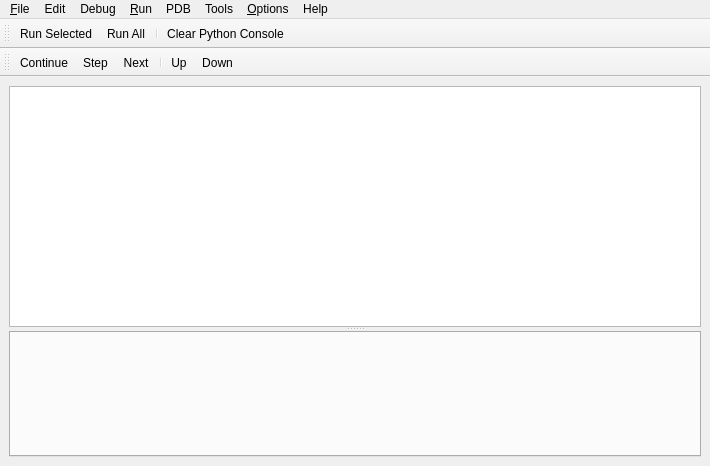
<?xml version="1.0" encoding="UTF-8"?>
<ui version="4.0">
 <class>PrEditorWindow</class>
 <widget class="QMainWindow" name="PrEditorWindow">
  <property name="geometry">
   <rect>
    <x>0</x>
    <y>0</y>
    <width>710</width>
    <height>466</height>
   </rect>
  </property>
  <property name="minimumSize">
   <size>
    <width>500</width>
    <height>300</height>
   </size>
  </property>
  <property name="windowTitle">
   <string>PrEditor</string>
  </property>
  <widget class="QWidget" name="centralwidget">
   <layout class="QVBoxLayout" name="verticalLayout">
    <item>
     <widget class="QSplitter" name="uiSplitterSPLIT">
      <property name="orientation">
       <enum>Qt::Vertical</enum>
      </property>
      <widget class="ConsoleEdit" name="uiConsoleTXT">
       <property name="minimumSize">
        <size>
         <width>0</width>
         <height>100</height>
        </size>
       </property>
      </widget>
      <widget class="QStackedWidget" name="uiWorkboxSTACK">
       <property name="currentIndex">
        <number>0</number>
       </property>
       <widget class="QWidget" name="Workbox">
        <layout class="QVBoxLayout" name="verticalLayout_2">
         <property name="leftMargin">
          <number>0</number>
         </property>
         <property name="topMargin">
          <number>0</number>
         </property>
         <property name="rightMargin">
          <number>0</number>
         </property>
         <property name="bottomMargin">
          <number>0</number>
         </property>
         <item>
          <widget class="NewTabWidget" name="uiWorkboxTAB">
           <property name="minimumSize">
            <size>
             <width>0</width>
             <height>100</height>
            </size>
           </property>
          </widget>
         </item>
        </layout>
       </widget>
       <widget class="QWidget" name="PDB">
        <layout class="QVBoxLayout" name="verticalLayout_3">
         <property name="leftMargin">
          <number>0</number>
         </property>
         <property name="topMargin">
          <number>0</number>
         </property>
         <property name="rightMargin">
          <number>0</number>
         </property>
         <property name="bottomMargin">
          <number>0</number>
         </property>
         <item>
          <widget class="QTabWidget" name="uiPdbTAB">
           <property name="currentIndex">
            <number>-1</number>
           </property>
          </widget>
         </item>
        </layout>
       </widget>
      </widget>
     </widget>
    </item>
   </layout>
  </widget>
  <widget class="QMenuBar" name="uiMenuBar">
   <property name="geometry">
    <rect>
     <x>0</x>
     <y>0</y>
     <width>710</width>
     <height>22</height>
    </rect>
   </property>
   <widget class="QMenu" name="uiDebugMENU">
    <property name="title">
     <string>Debug</string>
    </property>
    <addaction name="separator"/>
    <addaction name="uiResetWarningFiltersACT"/>
    <addaction name="separator"/>
    <addaction name="uiLogToFileACT"/>
    <addaction name="uiLogToFileClearACT"/>
   </widget>
   <widget class="QMenu" name="uiScriptingMENU">
    <property name="title">
     <string comment="File Menu">&amp;File</string>
    </property>
    <addaction name="uiNewWorkboxACT"/>
    <addaction name="uiCloseWorkboxACT"/>
    <addaction name="separator"/>
    <addaction name="uiSaveConsoleSettingsACT"/>
    <addaction name="uiCloseLoggerACT"/>
   </widget>
   <widget class="QMenu" name="uiHelpMENU">
    <property name="title">
     <string>Help</string>
    </property>
    <addaction name="uiBrowsePreferencesACT"/>
    <addaction name="uiEnvironmentVarsACT"/>
    <addaction name="separator"/>
    <addaction name="uiAboutBlurdevACT"/>
   </widget>
   <widget class="QMenu" name="menu_Run">
    <property name="title">
     <string>&amp;Run</string>
    </property>
    <addaction name="uiRunSelectedACT"/>
    <addaction name="uiRunAllACT"/>
    <addaction name="uiPdbModeACT"/>
    <addaction name="separator"/>
    <addaction name="uiClearBeforeRunningACT"/>
    <addaction name="uiClearToLastPromptACT"/>
   </widget>
   <widget class="QMenu" name="uiPdbMENU">
    <property name="title">
     <string>PDB</string>
    </property>
    <addaction name="uiPdbContinueACT"/>
    <addaction name="uiPdbStepACT"/>
    <addaction name="uiPdbNextACT"/>
    <addaction name="separator"/>
    <addaction name="uiPdbUpACT"/>
    <addaction name="uiPdbDownACT"/>
   </widget>
   <widget class="QMenu" name="uiFileMENU">
    <property name="title">
     <string>&amp;Options</string>
    </property>
    <widget class="QMenu" name="uiStyleMENU">
     <property name="title">
      <string>Style</string>
     </property>
    </widget>
    <widget class="QMenu" name="uiCompleterModeMENU">
     <property name="toolTip">
      <string/>
     </property>
     <property name="title">
      <string>Auto-Complete Mode</string>
     </property>
     <addaction name="separator"/>
    </widget>
    <widget class="QMenu" name="uiFont_MENU">
     <property name="title">
      <string>Font</string>
     </property>
     <widget class="QMenu" name="uiMonospaceFontMENU">
      <property name="title">
       <string>Monospace</string>
      </property>
      <addaction name="uiFontMENU"/>
     </widget>
     <widget class="QMenu" name="uiProportionalFontMENU">
      <property name="title">
       <string>Proportional</string>
      </property>
      <addaction name="actionPlaceHolderProportionalFont"/>
     </widget>
     <addaction name="uiMonospaceFontMENU"/>
     <addaction name="uiProportionalFontMENU"/>
    </widget>
    <addaction name="uiAutoCompleteEnabledACT"/>
    <addaction name="uiSpellCheckEnabledACT"/>
    <addaction name="uiAutoCompleteCaseSensitiveACT"/>
    <addaction name="uiCompleterModeMENU"/>
    <addaction name="separator"/>
    <addaction name="uiClearLogACT"/>
    <addaction name="uiClearLogOnRefreshACT"/>
    <addaction name="separator"/>
    <addaction name="uiFont_MENU"/>
    <addaction name="uiStyleMENU"/>
    <addaction name="separator"/>
    <addaction name="uiIndentationsTabsACT"/>
    <addaction name="uiCopyTabsToSpacesACT"/>
    <addaction name="uiWordWrapACT"/>
    <addaction name="uiEditorVerticalACT"/>
    <addaction name="uiAutoPromptACT"/>
    <addaction name="uiLinesInNewWorkboxACT"/>
    <addaction name="uiAutoSaveSettingssACT"/>
    <addaction name="separator"/>
    <addaction name="uiSetFlashWindowIntervalACT"/>
    <addaction name="separator"/>
    <addaction name="uiErrorHyperlinksACT"/>
    <addaction name="uiSetPreferredTextEditorPathACT"/>
   </widget>
   <widget class="QMenu" name="menuTools">
    <property name="title">
     <string>Tools</string>
    </property>
    <addaction name="uiGetPrevCmdACT"/>
    <addaction name="uiGetNextCmdACT"/>
   </widget>
   <widget class="QMenu" name="menuEdit">
    <property name="title">
     <string>Edit</string>
    </property>
    <addaction name="uiCommentToggleACT"/>
    <addaction name="separator"/>
    <addaction name="uiFocusToConsoleACT"/>
    <addaction name="uiCopyToConsoleACT"/>
    <addaction name="uiFocusToWorkboxACT"/>
    <addaction name="uiCopyToWorkboxACT"/>
    <addaction name="separator"/>
    <addaction name="uiNextTabACT"/>
    <addaction name="uiPrevTabACT"/>
    <addaction name="separator"/>
    <addaction name="uiTab1ACT"/>
    <addaction name="uiTab2ACT"/>
    <addaction name="uiTab3ACT"/>
    <addaction name="uiTab4ACT"/>
    <addaction name="uiTab5ACT"/>
    <addaction name="uiTab6ACT"/>
    <addaction name="uiTab7ACT"/>
    <addaction name="uiTab8ACT"/>
    <addaction name="uiTabLastACT"/>
   </widget>
   <addaction name="uiScriptingMENU"/>
   <addaction name="menuEdit"/>
   <addaction name="uiDebugMENU"/>
   <addaction name="menu_Run"/>
   <addaction name="uiPdbMENU"/>
   <addaction name="menuTools"/>
   <addaction name="uiFileMENU"/>
   <addaction name="uiHelpMENU"/>
  </widget>
  <widget class="QToolBar" name="uiConsoleTOOLBAR">
   <property name="windowTitle">
    <string>Console Toolbar</string>
   </property>
   <attribute name="toolBarArea">
    <enum>TopToolBarArea</enum>
   </attribute>
   <attribute name="toolBarBreak">
    <bool>false</bool>
   </attribute>
   <addaction name="uiRunSelectedACT"/>
   <addaction name="uiRunAllACT"/>
   <addaction name="separator"/>
   <addaction name="uiClearLogACT"/>
  </widget>
  <widget class="QToolBar" name="uiPdbTOOLBAR">
   <property name="windowTitle">
    <string>PDB</string>
   </property>
   <attribute name="toolBarArea">
    <enum>TopToolBarArea</enum>
   </attribute>
   <attribute name="toolBarBreak">
    <bool>true</bool>
   </attribute>
   <addaction name="uiPdbContinueACT"/>
   <addaction name="uiPdbStepACT"/>
   <addaction name="uiPdbNextACT"/>
   <addaction name="separator"/>
   <addaction name="uiPdbUpACT"/>
   <addaction name="uiPdbDownACT"/>
  </widget>
  <action name="uiSaveLogACT">
   <property name="text">
    <string>&amp;Save Log...</string>
   </property>
  </action>
  <action name="uiNoDebugACT">
   <property name="checkable">
    <bool>true</bool>
   </property>
   <property name="text">
    <string>&amp;Disabled</string>
   </property>
  </action>
  <action name="uiDebugLowACT">
   <property name="checkable">
    <bool>true</bool>
   </property>
   <property name="text">
    <string>&amp;Low Level</string>
   </property>
  </action>
  <action name="uiDebugMidACT">
   <property name="checkable">
    <bool>true</bool>
   </property>
   <property name="text">
    <string>&amp;Mid Level</string>
   </property>
  </action>
  <action name="uiDebugHighACT">
   <property name="checkable">
    <bool>true</bool>
   </property>
   <property name="text">
    <string>&amp;High Level</string>
   </property>
  </action>
  <action name="uiClearLogACT">
   <property name="text">
    <string>&amp;Clear Python Console</string>
   </property>
   <property name="toolTip">
    <string>Clears the top section of PrEditor. This does not clear the workbox.</string>
   </property>
   <property name="shortcut">
    <string>Ctrl+Alt+Shift+D</string>
   </property>
  </action>
  <action name="uiAutoCompleteEnabledACT">
   <property name="checkable">
    <bool>true</bool>
   </property>
   <property name="checked">
    <bool>true</bool>
   </property>
   <property name="text">
    <string>Use &amp;Auto-Complete</string>
   </property>
  </action>
  <action name="uiRunLineACT">
   <property name="text">
    <string>Run Line...</string>
   </property>
   <property name="shortcut">
    <string>Enter</string>
   </property>
  </action>
  <action name="uiRunAllACT">
   <property name="text">
    <string>Run All...</string>
   </property>
   <property name="toolTip">
    <string>Run all workbox code</string>
   </property>
   <property name="shortcut">
    <string>Ctrl+Return</string>
   </property>
  </action>
  <action name="uiClearWorkspaceACT">
   <property name="text">
    <string>Clear Workspace...</string>
   </property>
  </action>
  <action name="uiRunSelectedACT">
   <property name="text">
    <string>Run Selected...</string>
   </property>
   <property name="toolTip">
    <string>Run selected workbox code</string>
   </property>
   <property name="shortcut">
    <string>Shift+Return</string>
   </property>
  </action>
  <action name="uiIndentationsTabsACT">
   <property name="checkable">
    <bool>true</bool>
   </property>
   <property name="text">
    <string>Indentations use tabs</string>
   </property>
  </action>
  <action name="uiWordWrapACT">
   <property name="checkable">
    <bool>true</bool>
   </property>
   <property name="text">
    <string>Enable Console Word Wrap</string>
   </property>
   <property name="toolTip">
    <string>Enable word wrap in the python output console</string>
   </property>
  </action>
  <action name="uiSaveConsoleSettingsACT">
   <property name="text">
    <string>Save Console Settings</string>
   </property>
   <property name="toolTip">
    <string>Save Console Settings and all Workbox code</string>
   </property>
   <property name="shortcut">
    <string>Ctrl+S</string>
   </property>
  </action>
  <action name="uiClearBeforeRunningACT">
   <property name="checkable">
    <bool>true</bool>
   </property>
   <property name="text">
    <string>Clear before running workbox code</string>
   </property>
   <property name="toolTip">
    <string>Clear console log before running workbox code.</string>
   </property>
  </action>
  <action name="uiCloseLoggerACT">
   <property name="text">
    <string>Close</string>
   </property>
   <property name="toolTip">
    <string>Close</string>
   </property>
   <property name="shortcut">
    <string>Ctrl+Q</string>
   </property>
  </action>
  <action name="uiEditorVerticalACT">
   <property name="checkable">
    <bool>true</bool>
   </property>
   <property name="text">
    <string>Editor Vertical</string>
   </property>
   <property name="toolTip">
    <string>Editor Vertical</string>
   </property>
  </action>
  <action name="uiClearLogOnRefreshACT">
   <property name="checkable">
    <bool>true</bool>
   </property>
   <property name="text">
    <string>Clear Log on Environment Refresh</string>
   </property>
  </action>
  <action name="uiPdbModeACT">
   <property name="checkable">
    <bool>true</bool>
   </property>
   <property name="enabled">
    <bool>false</bool>
   </property>
   <property name="text">
    <string>Pdb Mode</string>
   </property>
   <property name="toolTip">
    <string>If pdb is not running in the parent process pdb mode will not acomplish much.</string>
   </property>
   <property name="shortcut">
    <string>Ctrl+`</string>
   </property>
  </action>
  <action name="uiClearToLastPromptACT">
   <property name="text">
    <string>Clear to Last Prompt</string>
   </property>
   <property name="toolTip">
    <string>Clear console  to the last prompt</string>
   </property>
   <property name="shortcut">
    <string>Ctrl+Shift+Backspace</string>
   </property>
  </action>
  <action name="uiPdbContinueACT">
   <property name="text">
    <string>Continue</string>
   </property>
   <property name="toolTip">
    <string>Continue</string>
   </property>
   <property name="shortcut">
    <string>Alt+C</string>
   </property>
  </action>
  <action name="uiPdbStepACT">
   <property name="text">
    <string>Step</string>
   </property>
   <property name="shortcut">
    <string>Alt+S</string>
   </property>
  </action>
  <action name="uiPdbNextACT">
   <property name="text">
    <string>Next</string>
   </property>
   <property name="shortcut">
    <string>Alt+N</string>
   </property>
  </action>
  <action name="uiPdbUpACT">
   <property name="text">
    <string>Up</string>
   </property>
   <property name="shortcut">
    <string>Alt+U</string>
   </property>
  </action>
  <action name="uiPdbDownACT">
   <property name="text">
    <string>Down</string>
   </property>
   <property name="shortcut">
    <string>Alt+D</string>
   </property>
  </action>
  <action name="uiCopyTabsToSpacesACT">
   <property name="checkable">
    <bool>true</bool>
   </property>
   <property name="text">
    <string>Convert Tabs to Spaces on Copy</string>
   </property>
  </action>
  <action name="uiResetWarningFiltersACT">
   <property name="text">
    <string>Reset Warning Filters</string>
   </property>
   <property name="toolTip">
    <string>Clears all warning filters so you see all warnings.</string>
   </property>
  </action>
  <action name="uiAboutBlurdevACT">
   <property name="text">
    <string>About blurdev</string>
   </property>
  </action>
  <action name="uiEnvironmentVarsACT">
   <property name="text">
    <string>Environment Variables...</string>
   </property>
  </action>
  <action name="uiSetFlashWindowIntervalACT">
   <property name="text">
    <string>Set flash window interval...</string>
   </property>
   <property name="toolTip">
    <string>If executing code takes longer than this many seconds, flash the main window of the application.</string>
   </property>
  </action>
  <action name="uiSpellCheckEnabledACT">
   <property name="checkable">
    <bool>true</bool>
   </property>
   <property name="text">
    <string>Use Spell-Check</string>
   </property>
  </action>
  <action name="uiLogToFileACT">
   <property name="text">
    <string>Log Output to File</string>
   </property>
   <property name="toolTip">
    <string>Log Output to a log File</string>
   </property>
  </action>
  <action name="actionSone">
   <property name="text">
    <string>None</string>
   </property>
  </action>
  <action name="uiTreegruntShortcutACT">
   <property name="text">
    <string>Treegrunt</string>
   </property>
  </action>
  <action name="uiPythonLoggerShortcutACT">
   <property name="text">
    <string>PrEditor</string>
   </property>
  </action>
  <action name="uiBlurIdeShortcutACT">
   <property name="text">
    <string>Blur IDE</string>
   </property>
  </action>
  <action name="uiLogToFileClearACT">
   <property name="text">
    <string>Clear Output File</string>
   </property>
  </action>
  <action name="uiBrowsePreferencesACT">
   <property name="text">
    <string>Browse Preferences</string>
   </property>
   <property name="toolTip">
    <string>Browse Preferences</string>
   </property>
  </action>
  <action name="uiAutoCompleteCaseSensitiveACT">
   <property name="checkable">
    <bool>true</bool>
   </property>
   <property name="text">
    <string>Auto-Complete - Case Sensitive</string>
   </property>
   <property name="toolTip">
    <string>Choose auto-completion case-sensitivity</string>
   </property>
   <property name="shortcut">
    <string>Ctrl+I</string>
   </property>
  </action>
  <action name="uiStartsWithModeACT">
   <property name="checkable">
    <bool>true</bool>
   </property>
   <property name="text">
    <string>StartsWith</string>
   </property>
  </action>
  <action name="uiOuterFuzzyModeACT">
   <property name="checkable">
    <bool>true</bool>
   </property>
   <property name="text">
    <string>OuterFuzzy</string>
   </property>
  </action>
  <action name="uiFullFuzzyModeACT">
   <property name="checkable">
    <bool>true</bool>
   </property>
   <property name="text">
    <string>FullFuzzy</string>
   </property>
  </action>
  <action name="uiFontMENU">
   <property name="text">
    <string>PlaceHolderMonospaceFont</string>
   </property>
  </action>
  <action name="actionPlaceHolderProportionalFont">
   <property name="text">
    <string>PlaceHolderProportionalFont</string>
   </property>
  </action>
  <action name="uiCycleCompleterModeACT">
   <property name="text">
    <string>Cycle Completer Modes</string>
   </property>
   <property name="shortcut">
    <string>Ctrl+M</string>
   </property>
  </action>
  <action name="uiAutoSaveSettingssACT">
   <property name="checkable">
    <bool>true</bool>
   </property>
   <property name="checked">
    <bool>true</bool>
   </property>
   <property name="text">
    <string>Auto-Save Console Settings</string>
   </property>
   <property name="toolTip">
    <string>Auto-Save Console Settings and Workbox code.
Useful if often using multiple DCC instances simultaneously.
Must manually save instead.</string>
   </property>
  </action>
  <action name="uiNewWorkboxACT">
   <property name="text">
    <string>New Workbox</string>
   </property>
   <property name="toolTip">
    <string>Create a new workbox</string>
   </property>
  </action>
  <action name="uiCloseWorkboxACT">
   <property name="text">
    <string>Close Workbox</string>
   </property>
   <property name="toolTip">
    <string>Close the current workbox</string>
   </property>
  </action>
  <action name="uiGetPrevCmdACT">
   <property name="text">
    <string>Get Previous Command</string>
   </property>
   <property name="toolTip">
    <string>Get Previous Command (like in a  command prompt)</string>
   </property>
  </action>
  <action name="uiGetNextCmdACT">
   <property name="text">
    <string>Get Next Command</string>
   </property>
   <property name="toolTip">
    <string>Get Next Command (like in a  command prompt)</string>
   </property>
  </action>
  <action name="uiFocusToConsoleACT">
   <property name="text">
    <string>Focus to Console</string>
   </property>
   <property name="toolTip">
    <string>Set focus to the console</string>
   </property>
  </action>
  <action name="uiCopyToConsoleACT">
   <property name="text">
    <string>Focus and Copy to Console</string>
   </property>
   <property name="toolTip">
    <string>Set focus to the console and copy/paste selection or line</string>
   </property>
  </action>
  <action name="uiFocusToWorkboxACT">
   <property name="text">
    <string>Focus to Workbox</string>
   </property>
   <property name="toolTip">
    <string>Set focus to the current workbox</string>
   </property>
  </action>
  <action name="uiCopyToWorkboxACT">
   <property name="text">
    <string>Focus and Copy to Workbox</string>
   </property>
   <property name="toolTip">
    <string>Set focus to the current workbox and copy/paste selection or line</string>
   </property>
  </action>
  <action name="uiNextTabACT">
   <property name="text">
    <string>Focus to Next Tab</string>
   </property>
   <property name="toolTip">
    <string>Set focus to the next  workbox tab</string>
   </property>
  </action>
  <action name="uiPrevTabACT">
   <property name="text">
    <string>Focus to Previous Tab</string>
   </property>
   <property name="toolTip">
    <string>Set focus to the previous  workbox tab</string>
   </property>
  </action>
  <action name="uiAutoPromptACT">
   <property name="checkable">
    <bool>true</bool>
   </property>
   <property name="text">
    <string>Auto-prompt</string>
   </property>
  </action>
  <action name="uiLinesInNewWorkboxACT">
   <property name="checkable">
    <bool>true</bool>
   </property>
   <property name="text">
    <string>Add lines to new workbox</string>
   </property>
  </action>
  <action name="uiSetPreferredTextEditorPathACT">
   <property name="text">
    <string>Set Preferred Text Editor Path</string>
   </property>
  </action>
  <action name="uiErrorHyperlinksACT">
   <property name="checkable">
    <bool>true</bool>
   </property>
   <property name="text">
    <string>Error Hyperlinks</string>
   </property>
   <property name="toolTip">
    <string>Show Error Hyperlinks, which can be clicked to open the indicated module
at the indicated line in the specified text editor.
</string>
   </property>
  </action>
  <action name="uiTab1ACT">
   <property name="text">
    <string>Focus to Tab 1</string>
   </property>
  </action>
  <action name="uiTab2ACT">
   <property name="text">
    <string>Focus to Tab 2</string>
   </property>
  </action>
  <action name="uiTab3ACT">
   <property name="text">
    <string>Focus to Tab 3</string>
   </property>
  </action>
  <action name="uiTab4ACT">
   <property name="text">
    <string>Focus to Tab 4</string>
   </property>
  </action>
  <action name="uiTab5ACT">
   <property name="text">
    <string>Focus to Tab 5</string>
   </property>
  </action>
  <action name="uiTab6ACT">
   <property name="text">
    <string>Focus to Tab 6</string>
   </property>
  </action>
  <action name="uiTab7ACT">
   <property name="text">
    <string>Focus to Tab 7</string>
   </property>
  </action>
  <action name="uiTab8ACT">
   <property name="text">
    <string>Focus to Tab 8</string>
   </property>
  </action>
  <action name="uiTabLastACT">
   <property name="text">
    <string>Focus to Last Tab</string>
   </property>
  </action>
  <action name="uiSelectCurrentLineACT">
   <property name="text">
    <string>Select Current Line</string>
   </property>
  </action>
  <action name="uiTab0ACT">
   <property name="text">
    <string>Focus to Tab 0</string>
   </property>
   <property name="iconText">
    <string>Focus to Tab 0</string>
   </property>
   <property name="toolTip">
    <string>Focus to Tab 0</string>
   </property>
  </action>
  <action name="uiCommentToggleACT">
   <property name="text">
    <string>Comment Toggle</string>
   </property>
  </action>
 </widget>
 <customwidgets>
  <customwidget>
   <class>NewTabWidget</class>
   <extends>QTabWidget</extends>
   <header>preditor.gui.newtabwidget</header>
   <container>1</container>
  </customwidget>
  <customwidget>
   <class>ConsoleEdit</class>
   <extends>QTextEdit</extends>
   <header>preditor.gui.console</header>
  </customwidget>
 </customwidgets>
 <resources/>
 <connections/>
</ui>
